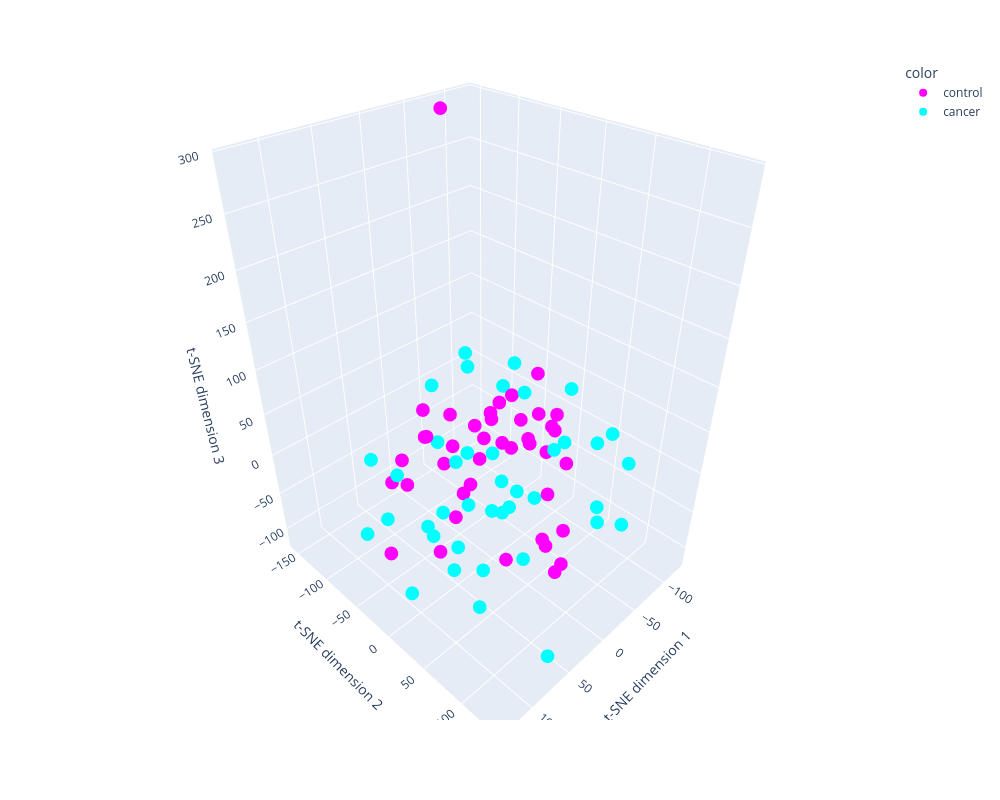

The code cell stored with this chart in its notebook:
### Code cell
import plotly.express as px
fig = px.scatter_3d(x=X_embedded[:,0], y=X_embedded[:,1], z=X_embedded[:,2],
              color=tmp_train['Class'],color_discrete_sequence=["magenta", "cyan"])
fig.update_traces(marker_size = 8)
fig.update_layout(autosize=False,
        width=1000,
        height=800,
    scene = dict(
#         zaxis = dict(range=[-80,80]),
#     yaxis = dict(range=[-80,80]),
        xaxis_title='t-SNE dimension 1',
        yaxis_title='t-SNE dimension 2',
        zaxis_title='t-SNE dimension 3',
    ),
)
# fig.show()

### Figure 1 — Plotly figure (JSON) as saved in the notebook; plotly's stock layout.template omitted (floating-point values rounded to 4 significant figures)
{"data": [{"hovertemplate": "color=control<br>x=%{x}<br>y=%{y}<br>z=%{z}<extra></extra>", "legendgroup": "control", "marker": {"color": "magenta", "size": 8, "symbol": "circle"}, "mode": "markers", "name": "control", "scene": "scene", "showlegend": true, "type": "scatter3d", "x": [-12.15, -2.146, 32.79, -19.56, 3.256, 59.27, 39.07, 31.3, 26.71, -85.34, -95.9, -40.06, -55.21, 14.56, 132.4, -20.77, -92.64, -0.3128, -68.46, -73.2, -70.87, -17.61, 32.1, -18.29, 9.776, -7.147, 9.559, -85.52, 83.07, 45.23, 48.98, -102.2, -6.802, -30.6, -19.31, 9.247, -12.41, 0.7996, 18.02, -34.84, -12.89], "y": [-56.02, -58.08, 113.6, -79.26, -93.92, -84.23, -85.69, -101.8, -41.26, -74.87, -14.27, -14.37, -57.14, 32.43, 5.259, 51.48, -6.204, -101.7, 18.73, 13.59, 32.72, -30.73, 72.03, -37.56, -15.41, -39.85, 72.87, -155.8, 13.4, -9.828, -41.69, -36.61, 4.34, 45.11, 75.0, 90.01, 10.02, 33.64, 13.04, 23.83, 31.13], "z": [-78.42, -107.9, 19.06, -31.29, -13.96, -35.52, -52.53, -33.77, -4.438, -5.962, -46.0, -7.805, -2.761, -92.01, -14.86, -15.26, -5.089, 14.57, 36.48, 11.42, -18.52, 7.898, 88.83, -23.08, 47.27, -52.21, -37.91, 289.3, -43.72, 81.97, 41.03, 41.96, 28.57, -96.76, -91.7, -68.9, 83.76, 75.76, 81.63, 58.04, 45.13]}, {"hovertemplate": "color=cancer<br>x=%{x}<br>y=%{y}<br>z=%{z}<extra></extra>", "legendgroup": "cancer", "marker": {"color": "cyan", "size": 8, "symbol": "circle"}, "mode": "markers", "name": "cancer", "scene": "scene", "showlegend": true, "type": "scatter3d", "x": [79.56, -52.68, 78.01, 82.31, 55.86, -42.39, 118.8, -32.05, 111.3, -19.03, 85.96, -53.03, -34.78, -77.49, -93.23, 9.694, 44.1, -49.65, -44.8, 98.25, 120.4, -124.3, 97.79, 2.931, 43.82, -15.73, 60.13, -44.76, 12.75, 57.6, -6.367, -57.13, -41.59, 28.89, 7.255, 57.57, 53.61, 0.4006, 79.85, 0.4743], "y": [61.06, -89.64, 63.9, 18.34, 1.335, -80.9, 47.36, -117.8, 3.022, 136.9, -77.89, 86.67, 101.2, 26.97, 90.28, -74.5, 80.48, -21.71, -9.128, -42.75, -46.15, 47.71, -23.35, -33.98, 10.42, 7.096, -30.47, -31.58, 63.61, 9.774, 67.22, 76.78, 51.04, 26.49, 19.17, 126.3, 50.33, 11.26, 34.1, 36.57], "z": [-83.16, 48.83, -32.93, 8.702, -99.17, -54.92, 26.98, -54.94, -86.13, 6.086, 13.99, -29.9, -27.08, 66.57, 2.533, 63.7, -31.98, 86.3, -66.27, -30.68, -36.75, -2.453, 35.9, 115.9, -13.22, -58.39, -58.58, 57.43, 10.22, -59.57, 57.0, 40.75, 35.9, 49.78, -41.95, -113.8, 13.06, -10.81, 74.94, 106.5]}], "layout": {"autosize": false, "height": 800, "legend": {"title": {"text": "color"}, "tracegroupgap": 0}, "margin": {"t": 60}, "scene": {"domain": {"x": [0, 1], "y": [0, 1]}, "xaxis": {"title": {"text": "t-SNE dimension 1"}}, "yaxis": {"title": {"text": "t-SNE dimension 2"}}, "zaxis": {"title": {"text": "t-SNE dimension 3"}}}, "width": 1000}}
